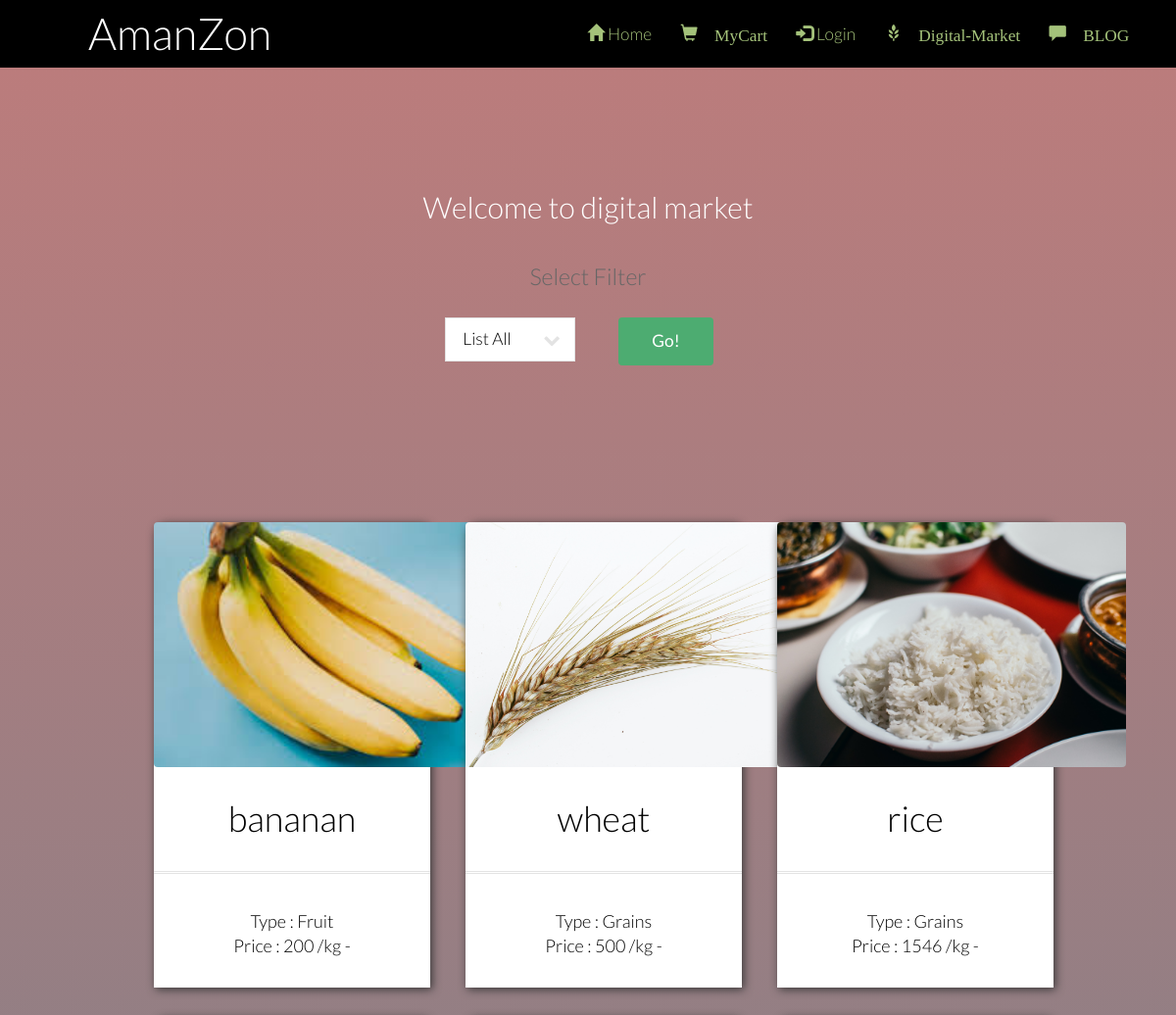
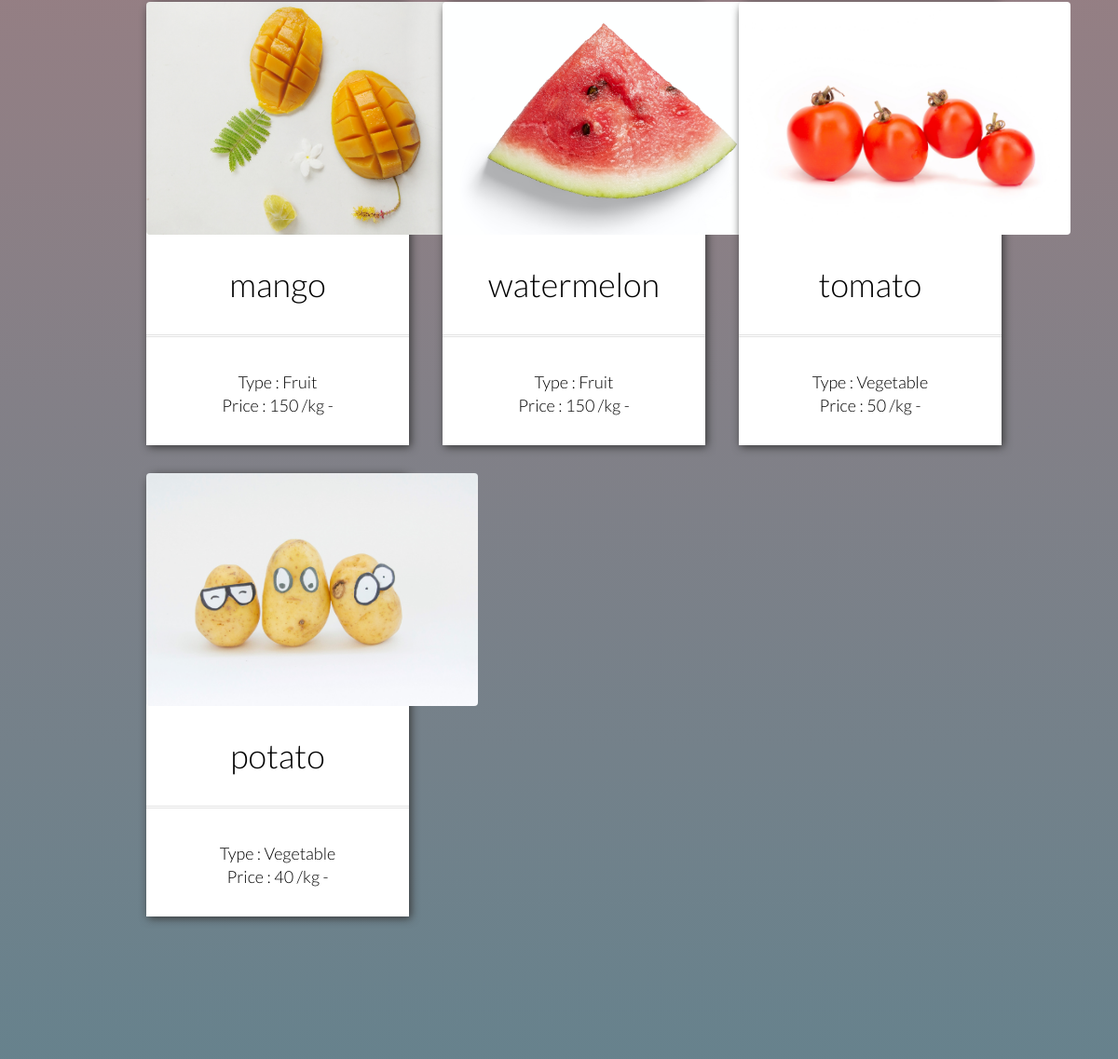
/productMenu.php, run on the app's committed database (2 pictures, top to bottom).
### tables this page shows
CREATE TABLE `fproduct` (
  `fid` int NOT NULL,
  `pid` int NOT NULL,
  `product` varchar(255) NOT NULL,
  `pcat` varchar(255) NOT NULL,
  `pinfo` varchar(255) NOT NULL,
  `price` float NOT NULL,
  `pimage` varchar(255) NOT NULL DEFAULT 'blank.png',
  `picStatus` int NOT NULL DEFAULT '0',
  `rating` float DEFAULT '0'
);

### productMenu.php (the view, shortened to what this page needs)
<?php
require 'db.php';
?>
<!DOCTYPE html>
<html lang="en">
<head>
	<link href="bootstrap\css\bootstrap.min.css" rel="stylesheet">
	<link rel="stylesheet" href="login.css" />
</head>
<body class>
	<?php
	if (isset($_SESSION['logged_in']) and $_SESSION['logged_in'] == 1) {
		$loginProfile = "My Profile: " . $_SESSION['Username'];
		$logo = "glyphicon glyphicon-user";
		$link = "./profileView.php";
	} else {
		$loginProfile = "Login";
		$link = "../index.php";
		$logo = "glyphicon glyphicon-log-in";
	}
	?>
	<!DOCTYPE html>
	<header id="header">
		<h1><a href="index.php">AmanZon</a></h1>
		<nav id="nav">
			<ul>
				<li><a href="./Login/profile.php"><span class="glyphicon glyphicon-home"></span> Home</a></li>
				<?php if ($_SESSION['Category'] != '1') { ?>
					<li><a href="./myCart.php"><span class="glyphicon glyphicon-shopping-cart"> MyCart</a></li>
				<?php } ?>
				<li><a href="<?= $link; ?>"><span class="<?php echo $logo; ?>"></span><?php echo " " . $loginProfile; ?></a></li>
				<li><a href="./market.php"><span class="glyphicon glyphicon-grain"> Digital-Market</a></li>
				<li><a href="./blogView.php"><span class="glyphicon glyphicon-comment"> BLOG</a></li>
			</ul>
		</nav>
	</header>
</body>
</html>
<section id="main" class="wrapper style1 align-center">
	<div class="container">
		<h2>Welcome to digital market</h2>
		<?php
		if (isset($_GET['n']) and $_GET['n'] == 1) {
		?>
			<h3>Select Filter</h3>
			<form method="GET" action="productMenu.php?">
				<input type="text" value="1" name="n" style="display: none;" />
				<center>
					<div class="row">
						<div class="col-sm-4"></div>
						<div class="col-sm-2">
							<div class="select-wrapper" style="width: auto">
								<select name="type" id="type" required style="background-color:white;color: black;">
									<option value="all" style="color: black;">List All</option>
									<option value="fruit" style="color: black;">Fruit</option>
									<option value="vegetable" style="color: black;">Vegetable</option>
									<option value="grain" style="color: black;">Grains</option>
								</select>
							</div>
						</div>
						<div class="col-sm-2">
							<input class="button special" type="submit" value="Go!" />
						</div>
						<div class="col-sm-4"></div>
					</div>
				</center>
			</form>
			<?php if ($_SESSION['Category'] == 1) { ?>
				<?php
				$cat =  $_SESSION['id'];
				?>
				<section id="two" class="wrapper style2 align-center">
					<div class="container">
						<?php
						if (!isset($_GET['type']) or $_GET['type'] == "all") {
							$sql = "SELECT * FROM fproduct WHERE fid = '$cat'";
						}
						if (isset($_GET['type']) and $_GET['type'] == "fruit") {
							$sql = "SELECT * FROM fproduct WHERE pcat = 'Fruit' and fid = '$cat'";
						}
						if (isset($_GET['type']) and $_GET['type'] == "vegetable") {
							$sql = "SELECT * FROM fproduct WHERE pcat = 'Vegetable'and fid = '$cat'";
						}
						if (isset($_GET['type']) and $_GET['type'] == "grain") {
							$sql = "SELECT * FROM fproduct WHERE pcat = 'Grains'and fid = '$cat'";
						}
						$result = mysqli_query($conn, $sql);
						?>
					<?php } else { ?>
						<section id="two" class="wrapper style2 align-center">
							<div class="container">
								<?php
								if (!isset($_GET['type']) or $_GET['type'] == "all") {
									$sql = "SELECT * FROM fproduct WHERE 1";
								}
								if (isset($_GET['type']) and $_GET['type'] == "fruit") {
									$sql = "SELECT * FROM fproduct WHERE pcat = 'Fruit' ";
								}
								if (isset($_GET['type']) and $_GET['type'] == "vegetable") {
									$sql = "SELECT * FROM fproduct WHERE pcat = 'Vegetable'";
								}
								if (isset($_GET['type']) and $_GET['type'] == "grain") {
									$sql = "SELECT * FROM fproduct WHERE pcat = 'Grains'";
								}
								$result = mysqli_query($conn, $sql);
								?>
							<?php } ?>
							<div class="row">
								<?php
								while ($row = $result->fetch_array()) :
									$picDestination = "images/productImages/" . $row['pimage'];
								?>
									<div class="col-md-4" style="display:block; margin-bottom:20px;">
										<section style="margin:5px; background-color: white; color: black;box-shadow: 2px 2px 10px #383838;border-radius:10px 10px 0px 0px;">
											<a href="review.php?pid=<?php echo $row['pid']; ?>"> <img class="image fit" style="width:356px;height:250px;object-fit: cover;" src="<?php echo $picDestination; ?>" height="220px;" /></a>
											<strong>
												<h1 class="title" style="color:black; "><?php echo $row['product'] . ''; ?></h1>
											</strong>
											<div style="align:left; line-height:25px;padding-bottom:30px;font-size:18px;">
												<?php echo "Type : " . $row['pcat'] . ''; ?><br><?php echo "Price : " . $row['price'] . ' /kg -'; ?><br>
										</section>
									</div>
								<?php endwhile;	?>
							</div>
						<?php } else { ?>
							<h3>Select Filter</h3>
							<form method="GET" action="productMenu.php?">
								<center>
									<div class="row">
										<div class="col-sm-4"></div>
										<div class="col-sm-2">
											<div class="select-wrapper" style="width: auto">
												<select name="type" id="type" required style="background-color:white;color: black;">
													<option value="all" style="color: black;">List All</option>
												</select>
											</div>
										</div>
										<div class="col-sm-2">
											<input class="button special" type="submit" value="Go!" />
										</div>
										<div class="col-sm-4"></div>
									</div>
								</center>
							</form>
							<?php if ($_SESSION['Category'] == 1) { ?>
								<?php
								$cat =  $_SESSION['id'];
								?>
								<section id="two" class="wrapper style2 align-center">
									<div class="container">
										<?php
										if (!isset($_GET['type']) or $_GET['type'] == "all") {
											$sql = "SELECT * FROM fproduct WHERE 1";
										}
										if (isset($_GET['type']) and $_GET['type'] == "fruit") {
											$sql = "SELECT * FROM fproduct WHERE pcat = 'Fruit'";
										}
										if (isset($_GET['type']) and $_GET['type'] == "vegetable") {
											$sql = "SELECT * FROM fproduct WHERE pcat = 'Vegetable'";
										}
										if (isset($_GET['type']) and $_GET['type'] == "grain") {
											$sql = "SELECT * FROM fproduct WHERE pcat = 'Grains'";
										}
										$result = mysqli_query($conn, $sql);
										?>
									<?php } else { ?>
										<section id="two" class="wrapper style2 align-center">
											<div class="container">
												<?php
												if (!isset($_GET['type']) or $_GET['type'] == "all") {
													$sql = "SELECT * FROM fproduct WHERE 1";
												}
												$result = mysqli_query($conn, $sql);
												?>
											<?php } ?>
											<div class="row">
												<?php
												while ($row = $result->fetch_array()) :
													$picDestination = "images/productImages/" . $row['pimage'];
												?>
													<div class="col-md-4" style="display:block; margin-bottom:20px;">
														<section style="margin:5px; background-color: white; color: black;box-shadow: 2px 2px 10px #383838;border-radius:10px 10px 0px 0px;">
															<a href="review.php?pid=<?php echo $row['pid']; ?>"> <img class="image fit" style="width:356px;height:250px;object-fit: cover;" src="<?php echo $picDestination; ?>" height="220px;" /></a>
															<strong>
																<h1 class="title" style="color:black; "><?php echo $row['product'] . ''; ?></h1>
															</strong>
															<div style="align:left; line-height:25px;padding-bottom:30px;font-size:18px;">
																<?php echo "Type : " . $row['pcat'] . ''; ?><br><?php echo "Price : " . $row['price'] . ' /kg -'; ?><br>
														</section>
													</div>
												<?php endwhile;	?>
											</div>
										<?php } ?>
										</section>
								</section>
								</body>
								</html>

### login.css (style rules this page uses)
.container { padding: 16px; }

### css/style.css (style rules this page uses)
body { background: #fff; }
body, input, select, textarea { color: #444; font-family: "Lato", Helvetica, sans-serif; font-size: 15pt; font-weight: 300; line-height: 1.65em; }
a { color: #4dac71; text-decoration: underline; }
strong, b { color: #666; font-weight: 400; }
h1, h2, h3, h4, h5, h6 { color: #666; font-weight: 300; line-height: 1em; margin: 0 0 1em 0; }
h1 a, h2 a, h3 a, h4 a, h5 a, h6 a { color: inherit; text-decoration: none; }
h2 { font-size: 1.75em; line-height: 1.5em; }
h3 { font-size: 1.35em; line-height: 1.5em; }
.align-center { text-align: center; }
form { margin: 0 0 2em 0; }
input[type="text"], input[type="password"], input[type="email"], select, textarea { -moz-appearance: none; -webkit-appearance: none; -o-appearance: none; -ms-appearance: none; appearance: none; background: rgba(144, 144, 144, 0.075); border: none; border: solid 1px rgba(144, 144, 144, 0.25); color: #1f3f1f; display: block; outline: 0; padding: 0 1em; text-decoration: none; width: 100%; }
.select-wrapper { text-decoration: none; display: block; position: relative; }
.select-wrapper:before { content: ""; -moz-osx-font-smoothing: grayscale; -webkit-font-smoothing: antialiased; font-family: FontAwesome; font-style: normal; font-weight: normal; text-transform: none !important; }
.select-wrapper:before { color: rgba(144, 144, 144, 0.25); display: block; height: 2.75em; line-height: 2.75em; pointer-events: none; position: absolute; right: 0; text-align: center; top: 0; width: 2.75em; }
input[type="text"], input[type="password"], input[type="email"], select { height: 2.6em; }
.image { border-radius: 4px; border: 0; display: inline-block; position: relative; }
.image.fit { display: block; margin: 0 0 2em 0; width: 100%; }
ul { list-style: disc; margin: 0 0 2em 0; padding-left: 1em; }
ul li { padding-left: 0.5em; }
input[type="submit"], input[type="reset"], input[type="button"], .button { -moz-appearance: none; -webkit-appearance: none; -o-appearance: none; -ms-appearance: none; appearance: none; -moz-transition: background-color 0.2s ease-in-out, color 0.2s ease-in-out; -webkit-transition: background-color 0.2s ease-in-out, color 0.2s ease-in-out; -o-transition: background-color 0.2s ease-in-out, color 0.2s ease-in-out; -ms-transition: background-color 0.2s ease-in-out, color 0.2s ease-in-out; transition: background-color 0.2s ease-in-out, color 0.2s ease-in-out; background-color: #3ba666; border-radius: 4px; border: 0; color: #ffffff !important; cursor: pointer; display: inline-block; font-weight: 400; height: 2.85em; line-height: 2.8em; padding: 0 2em; text-align: center; text-decoration: none; white-space: nowrap; }
input[type="submit"].special, input[type="reset"].special, input[type="button"].special, .button.special { background-color: #4dac71; color: #ffffff !important; }
#header { background-color: #000000; color: #ffffff; cursor: default; height: 4em; line-height: 4em; width: 100%; z-index: 10000; }
#header h1 { color: #ffffff; height: inherit; left: 2.5em; line-height: inherit; margin: 0; padding: 0; position: absolute; top: 0; }
#header h1 a { font-size: 1.25em; }
#header nav { height: inherit; line-height: inherit; position: absolute; right: 2.75em; top: 0; vertical-align: middle; }
#header nav > ul { list-style: none; margin: 0; padding-left: 0; }
#header nav > ul > li { border-radius: 4px; display: inline-block; margin-left: 1.5em; padding-left: 0; }
#header nav > ul > li a { -moz-transition: color 0.2s ease-in-out; -webkit-transition: color 0.2s ease-in-out; -o-transition: color 0.2s ease-in-out; -ms-transition: color 0.2s ease-in-out; transition: color 0.2s ease-in-out; color: #a4c27a; text-decoration: none; }
#header nav > ul > li:first-child { margin-left: 0; }
.wrapper { padding: 6em 0em 4em; }
.wrapper.style1 { background-color: #4e4e4e; background-color: #e4e4e1; background-image: linear-gradient(to top, #65828d 0%, #bb7c7c 100%); color: #ffffff; }
.wrapper.style1 h2 { color: #ffffff; }
.wrapper.style2 .title, .wrapper.style2 header { border-bottom: medium double rgba(144, 144, 144, 0.25); padding-bottom: 1em; }

### css/style-xlarge.css (style rules this page uses)
body, input, select, textarea { font-size: 13pt; }

### css/style-large.css (style rules this page uses)
body, input, select, textarea { font-size: 13pt; }

### data on the page
fproduct: pimage (picture), product "bananan", pcat "Fruit", price "200"
fproduct: pimage (picture), product "wheat", pcat "Grains", price "500"
fproduct: pimage (picture), product "rice", pcat "Grains", price "1546"
fproduct: pimage (picture), product "mango", pcat "Fruit", price "150"
fproduct: pimage (picture), product "watermelon", pcat "Fruit", price "150"
fproduct: pimage (picture), product "tomato", pcat "Vegetable", price "50"
fproduct: pimage (picture), product "potato", pcat "Vegetable", price "40"

### other printed values
$loginProfile "Login"
